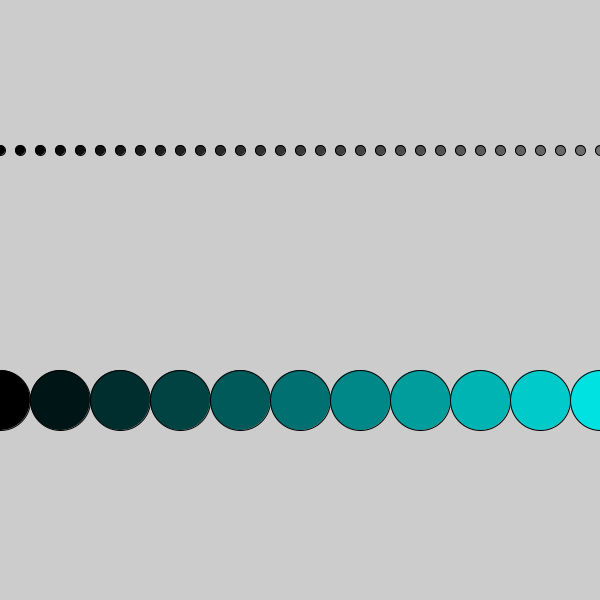
Frame 1 (no input)
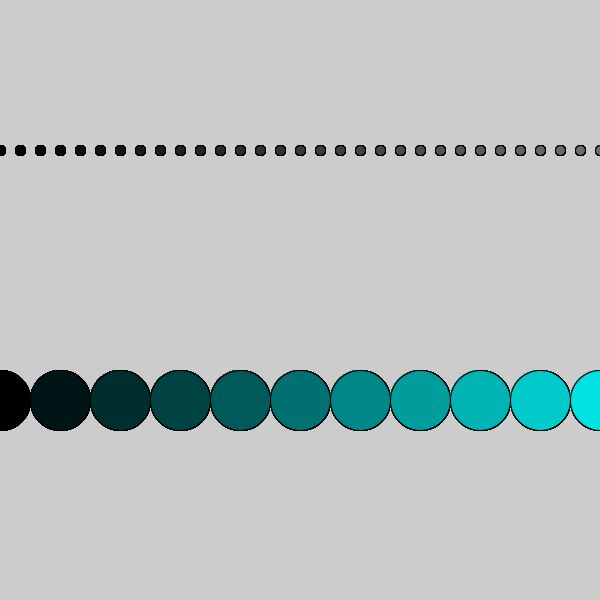
Frame 60 (the mouse pressed at the canvas centre just before this capture)
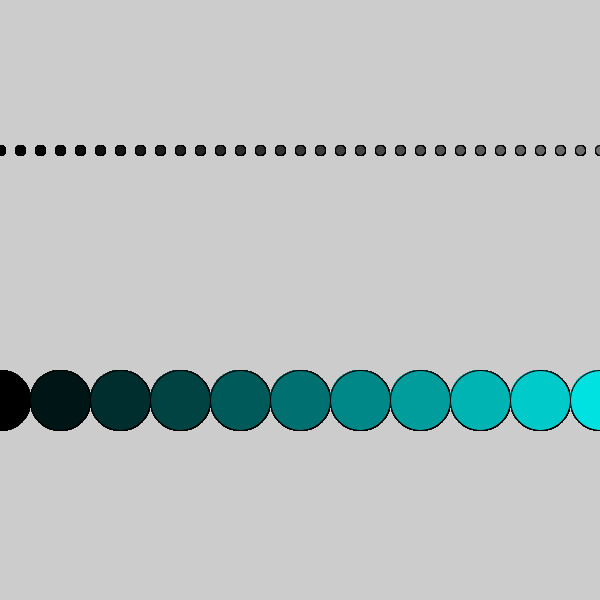
Frame 120 (the mouse held since frame 60 and released just before this capture)

The Processing sketch that drew these frames (run headless with seeded random() and noise(); from frame 60 on, the mouse is pressed at the canvas centre):

// Processing sketch: week_5_ellipse_by_loops
// ── week_5_ellipse_by_loops.pde
//drawing ellipses)
void setup(){
  size(600, 600);
}

void draw(){ //can do if you wanted a cleaner function when changing canvas size: for(int i = 0; i<=width; i+=10) [enter] {ellipse(i, height/2, 10, 10);}
  //good for a set number of loops
  for(int i = 0; i<60; i++){
    fill(map(i, 0, 60, 0, 225));
    int r = int (20); //int(random(10, 20)); if u put this in setup function itll be still, but placed here it'll look static-y
    ellipse(i*r, height/4, 10, 10);
    //ellipse(i*10, height/4, 10, 10); 
  }
  //if you want to vary the size of your shapes
  int size = 60;
  for(int i = 0; i<= width; i+=size){
    int c = int(map(i, 0, width, 0, 225));
    fill(0, c , c);
    //fill(60, c, c); for more reddish color
    ellipse(i, height/1.5,size, size);
  }
}
